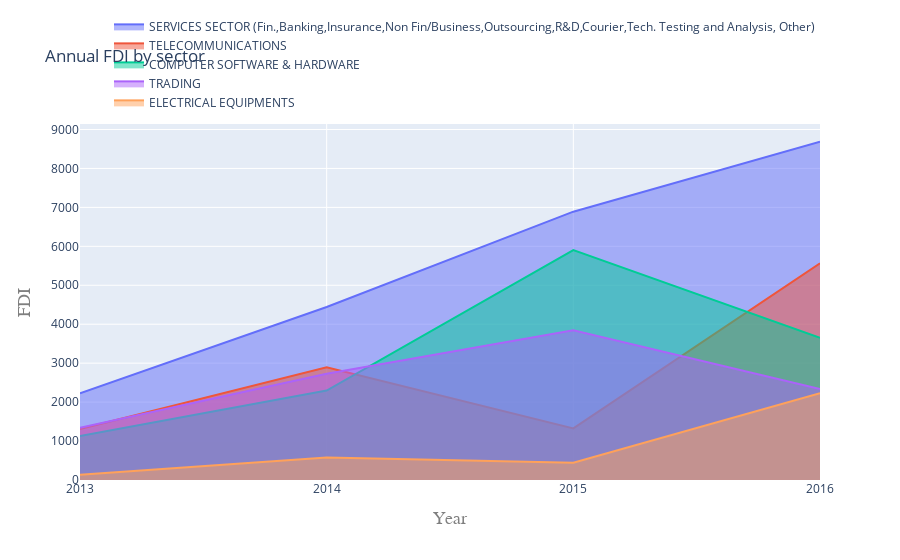

Notebook code cell kept with this figure:
### Code cell
import plotly.graph_objects as go
from plotly.offline import iplot
data = []
sectors = fdi[['Sector', '2016']].sort_values(by='2016', ascending=False)['Sector'][:5].values
for sector in sectors:
    s = fdi[fdi['Sector'] == sector]
    y_val = s[years].values[0][-4:]
    trace = go.Scatter(
        x=years[-4:],
        y=y_val,
        fill='tozeroy',
        name=sector,
        mode='lines',
        hoverinfo='x+y+name',  
        line=dict(width=2)  
    )
    data.append(trace)

layout = go.Layout(
    title='Annual FDI by sector',
    xaxis=dict(
        title='Year',
        titlefont=dict(
            family='Courier New, monospace',
            size=18,
            color='#7f7f7f'
        )
    ),
    yaxis=dict(
        title='FDI',
        titlefont=dict(
            family='Courier New, monospace',
            size=18,
            color='#7f7f7f'
        )
    ),
    showlegend=True,  
    legend=dict(orientation='h', yanchor='bottom', y=1.02, xanchor='right', x=1)  
)

fig = go.Figure(data=data, layout=layout)
iplot(fig)

### Figure 1 — Plotly figure (JSON) as saved in the notebook; plotly's stock layout.template omitted (floating-point values rounded to 4 significant figures)
{"data": [{"fill": "tozeroy", "hoverinfo": "x+y+name", "line": {"width": 2}, "mode": "lines", "name": "SERVICES SECTOR (Fin.,Banking,Insurance,Non Fin/Business,Outsourcing,R&D,Courier,Tech. Testing and Analysis, Other)", "type": "scatter", "x": ["2013", "2014", "2015", "2016"], "y": [2225.0, 4443.0, 6889.0, 8684.0]}, {"fill": "tozeroy", "hoverinfo": "x+y+name", "line": {"width": 2}, "mode": "lines", "name": "TELECOMMUNICATIONS", "type": "scatter", "x": ["2013", "2014", "2015", "2016"], "y": [1307.0, 2895.0, 1324.0, 5564.0]}, {"fill": "tozeroy", "hoverinfo": "x+y+name", "line": {"width": 2}, "mode": "lines", "name": "COMPUTER SOFTWARE & HARDWARE", "type": "scatter", "x": ["2013", "2014", "2015", "2016"], "y": [1126.0, 2296.0, 5904.0, 3652.0]}, {"fill": "tozeroy", "hoverinfo": "x+y+name", "line": {"width": 2}, "mode": "lines", "name": "TRADING", "type": "scatter", "x": ["2013", "2014", "2015", "2016"], "y": [1343.0, 2728.0, 3845.0, 2338.0]}, {"fill": "tozeroy", "hoverinfo": "x+y+name", "line": {"width": 2}, "mode": "lines", "name": "ELECTRICAL EQUIPMENTS", "type": "scatter", "x": ["2013", "2014", "2015", "2016"], "y": [134.3, 574.8, 444.9, 2231.0]}], "layout": {"legend": {"orientation": "h", "x": 1, "xanchor": "right", "y": 1.02, "yanchor": "bottom"}, "showlegend": true, "title": {"text": "Annual FDI by sector"}, "xaxis": {"title": {"font": {"color": "#7f7f7f", "family": "Courier New, monospace", "size": 18}, "text": "Year"}}, "yaxis": {"title": {"font": {"color": "#7f7f7f", "family": "Courier New, monospace", "size": 18}, "text": "FDI"}}}}
